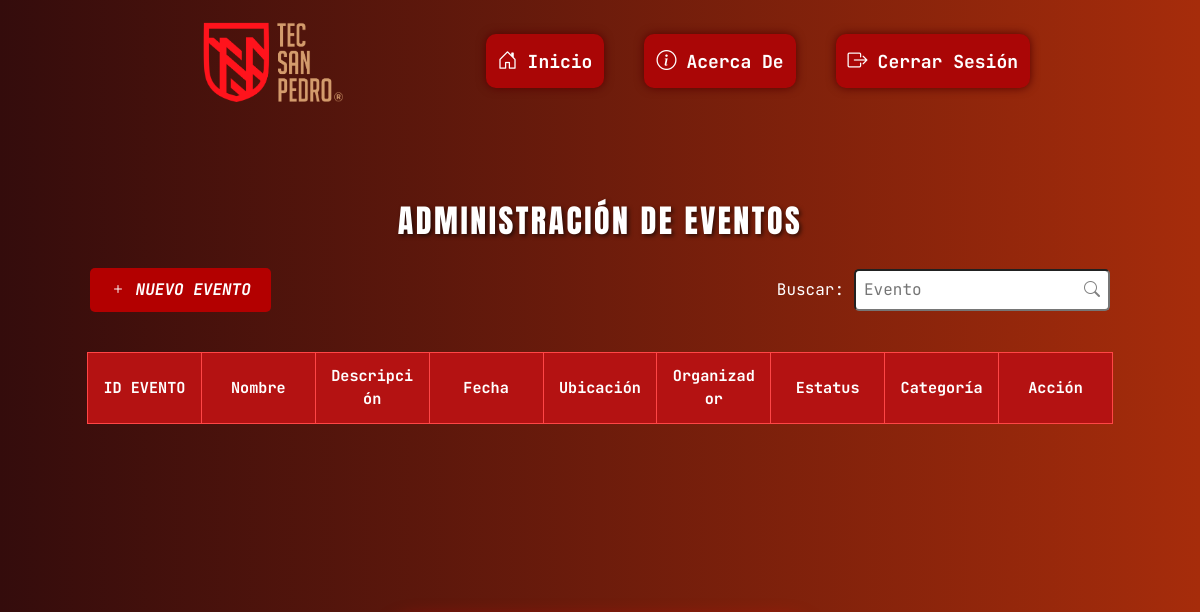
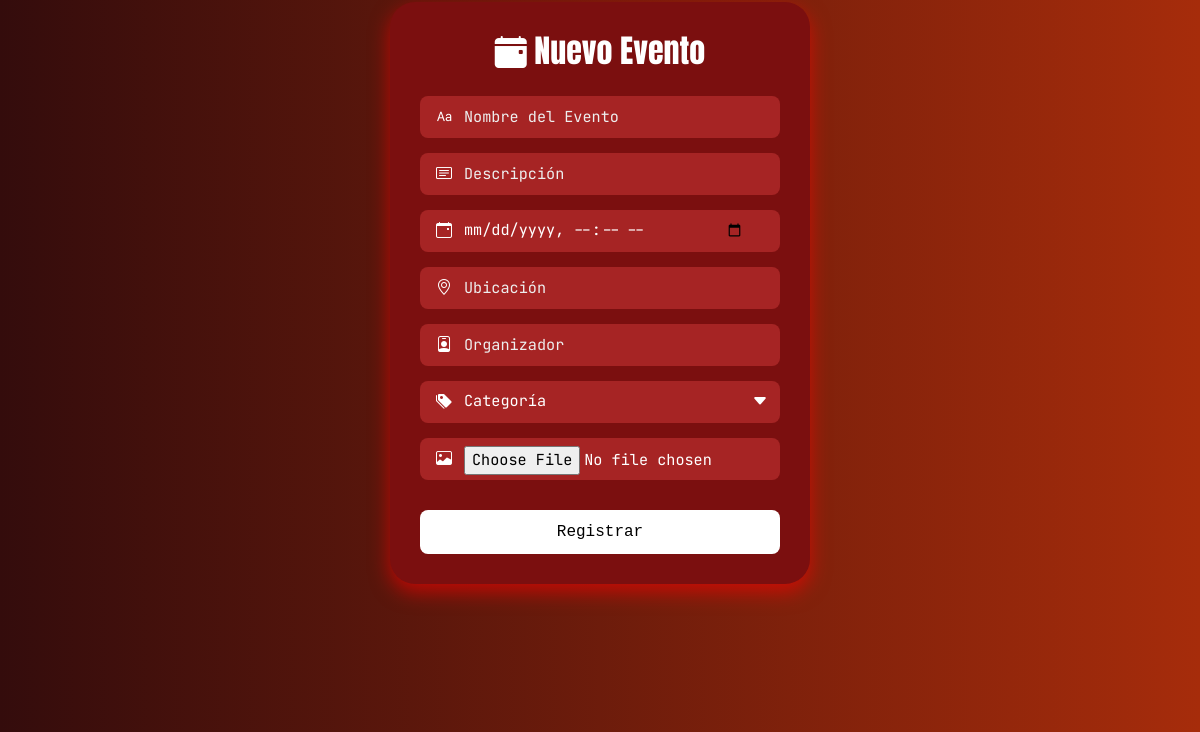
The app's page /paginas/admin/index.php (signed in, upper part), older data (2 pictures, top to bottom).
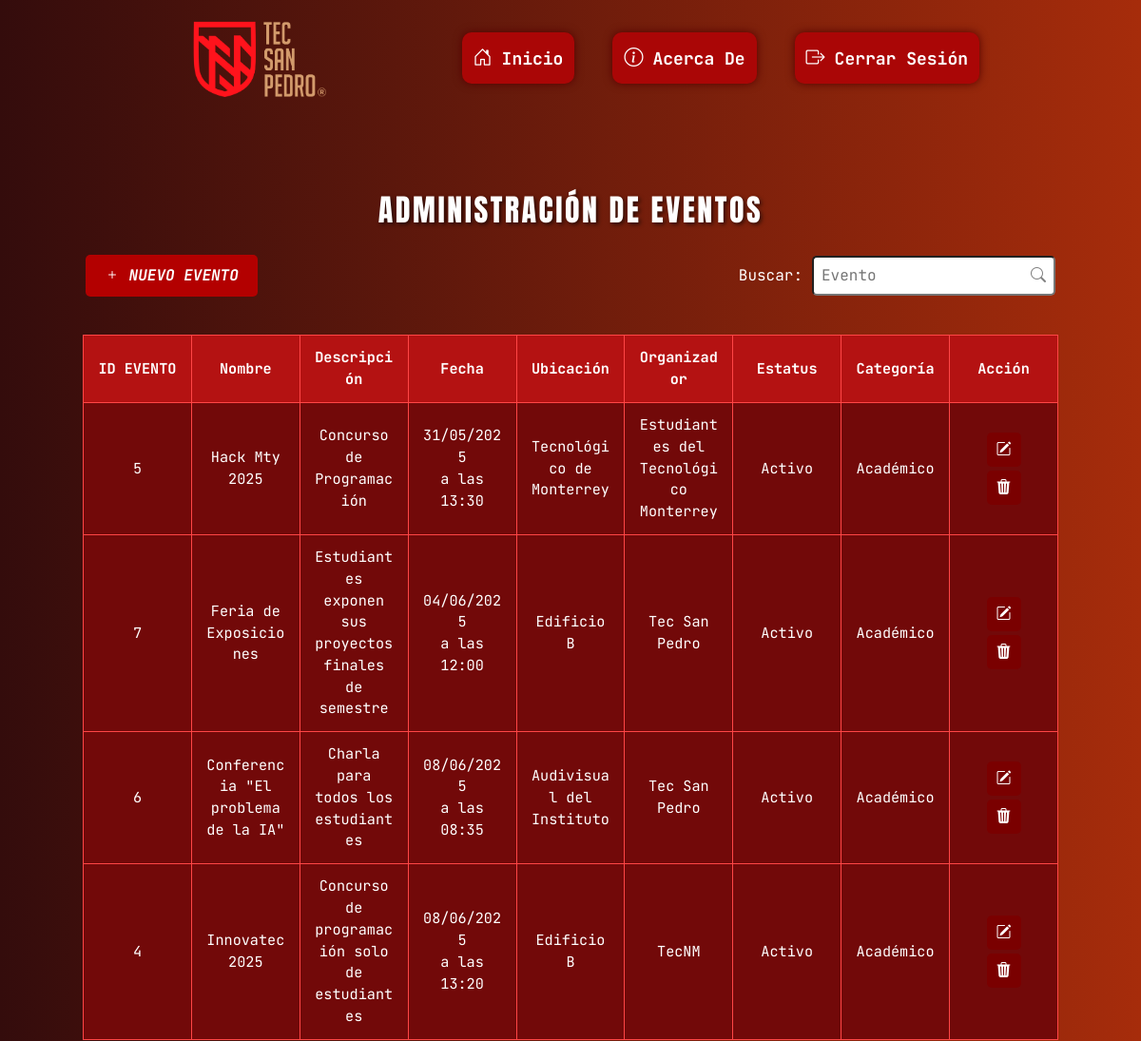
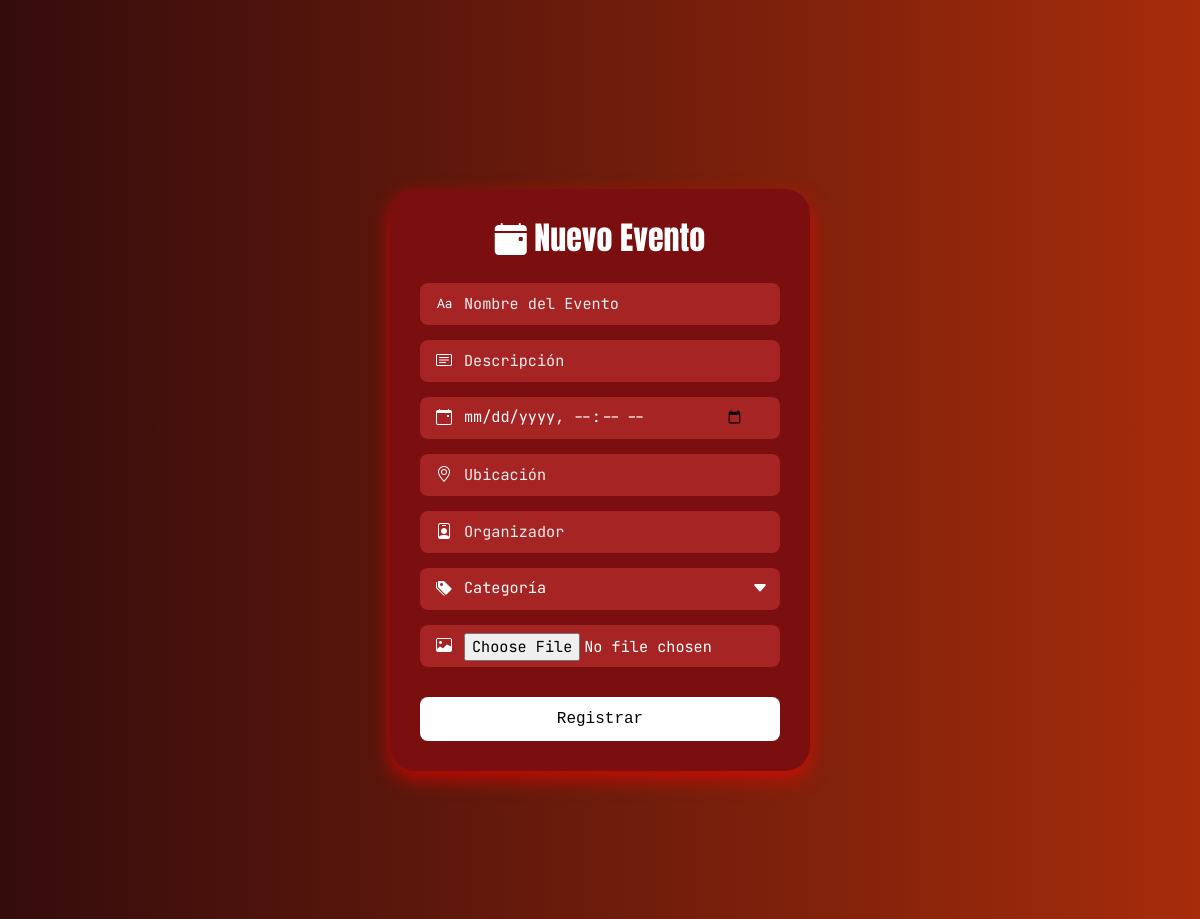
The same page, newer data (2 pictures, top to bottom).
### tables this page shows
CREATE TABLE `evento` (
  `id_evento` int(11) NOT NULL,
  `nombre` varchar(100) NOT NULL,
  `descripcion` text DEFAULT NULL,
  `fecha` datetime NOT NULL,
  `fecha_creacion` timestamp NOT NULL DEFAULT current_timestamp(),
  `ubicacion` varchar(255) NOT NULL,
  `organizador` varchar(150) NOT NULL,
  `imagen` varchar(255) DEFAULT NULL,
  `estatus` tinyint(4) NOT NULL DEFAULT 1,
  `id_categoria` int(11) DEFAULT NULL,
  `id_administrador` int(11) DEFAULT NULL
);

CREATE TABLE `categoria` (
  `id_categoria` int(11) NOT NULL,
  `nombre` varchar(100) NOT NULL,
  `descripcion` text DEFAULT NULL
);

### paginas/admin/index.php (the view, shortened to what this page needs)
<?php
include '../../paginas/conexion/conexion.php';
$sql = "SELECT
            e.id_evento,
            e.nombre,
            e.descripcion,
            e.fecha,
            e.ubicacion,
            e.organizador,
            e.estatus,
            c.nombre AS categoria
        FROM evento e
        INNER JOIN categoria c ON e.id_categoria = c.id_categoria
        ORDER BY e.fecha ASC";
$resultado = $conexion->query($sql);
?>
<!DOCTYPE html>
<html lang="es">
<head>
  <link rel="stylesheet" href="https://cdn.jsdelivr.net/npm/bootstrap-icons@1.10.5/font/bootstrap-icons.css">
  <link href="https://cdn.jsdelivr.net/npm/bootstrap@5.3.0/dist/css/bootstrap.min.css" rel="stylesheet">
  <link rel="stylesheet" href="../../recursos/css/style.css">
</head>
<body>
  <header>
    <img src="../../recursos/imgs/logo.png" alt="Logo Tec San Pedro">
    <nav class="nav-links">
      <a href="../inicio/index.php"><i class="bi bi-house-door"></i>Inicio</a>
      <a href="../acerca-de/index.html"><i class="bi bi-info-circle"></i>Acerca De</a>
      <a href="#" id="logout-link"><i class="bi bi-box-arrow-right"></i>Cerrar Sesión</a>
    </nav>
  </header>
  <div class="container-admin">
    <div class="titulo-admin">
      <h2>ADMINISTRACIÓN DE EVENTOS</h2>
    </div>
    <div class="barra-superior">
      <a href="#nuevo" class="btn-nuevo">
        <i class="bi bi-plus"></i> NUEVO EVENTO
      </a>
      <div class="buscador">
        <label for="buscar">Buscar:</label>
        <div class="input-con-icono">
          <input type="text" id="buscar" class="caja-buscar" placeholder="Evento">
        </div>
      </div>
    </div>
    <div class="contenedor-tabla">
      <table>
        <thead>
          <tr>
            <th>ID EVENTO</th>
            <th>Nombre</th>
            <th>Descripción</th>
            <th>Fecha</th>
            <th>Ubicación</th>
            <th>Organizador</th>
            <th>Estatus</th>
            <th>Categoría</th>
            <th>Acción</th>
          </tr>
        </thead>
        <tbody>
          <?php while ($fila = $resultado->fetch_assoc()): ?>
            <tr>
              <td><?php echo $fila['id_evento']; ?></td>
              <td><?php echo htmlspecialchars($fila['nombre']); ?></td>
              <td><?php echo htmlspecialchars($fila['descripcion']); ?></td>
              <td>
                <?php
                $fecha = date_create($fila['fecha']);
                echo date_format($fecha, 'd/m/Y') . "<br>a las " . date_format($fecha, 'H:i');
                ?>
              </td>
              <td><?php echo htmlspecialchars($fila['ubicacion']); ?></td>
              <td><?php echo htmlspecialchars($fila['organizador']); ?></td>
              <td>
                <?php echo ($fila['estatus'] == 1) ? 'Activo' : 'Inactivo'; ?>
              </td>
              <td><?php echo htmlspecialchars($fila['categoria']); ?></td>
              <td>
                <a href="#" class="btn-accion editar" data-bs-toggle="modal" data-bs-target="#editarEventoModal" data-id="<?= $fila['id_evento'] ?>">
                  <i class="bi bi-pencil-square"></i>
                </a>
                <a href="eliminar_evento.php?id=<?php echo $fila['id_evento']; ?>" class="btn-accion eliminar"><i class="bi bi-trash3-fill"></i></a>
              </td>
            </tr>
          <?php endwhile; ?>
        </tbody>
      </table>
    </div>
    <form action="guardar_evento.php" method="POST" enctype="multipart/form-data" class="form-nuevo-evento" id="nuevo">
      <h2 class="titulo-formulario"><i class="bi bi-calendar-event-fill"></i> Nuevo Evento</h2>
      <div class="campo-form">
        <input type="text" name="nombre" placeholder="Nombre del Evento" required>
      </div>
      <div class="campo-form">
        <input type="text" name="descripcion" placeholder="Descripción" required>
      </div>
      <div class="campo-form">
        <input type="datetime-local" name="fecha_hora" required>
      </div>
      <div class="campo-form">
        <input type="text" name="ubicacion" placeholder="Ubicación" required>
      </div>
      <div class="campo-form">
        <input type="text" name="organizador" placeholder="Organizador" required>
      </div>
      <div class="campo-form">
        <select name="categoria" required>
          <option disabled selected value="">Categoría</option>
        </select>
      </div>
      <div class="campo-form">
        <input type="file" name="imagen" class="campo-archivo">
      </div>
      <button type="submit" class="btn-registrar">Registrar</button>
    </form>
  </div>
</body>
</html>

Row changes from the older to the newer data that the page shows:
added evento: id_evento "5", nombre "Hack Mty 2025", descripcion "Concurso de Programación", fecha "31/05/2025", fecha "13:30", ubicacion "Tecnológico de Monterrey", organizador "Estudiantes del Tecnológico Monterrey", estatus "Activo", id_categoria.nombre "Académico"
added evento: id_evento "7", nombre "Feria de Exposiciones", descripcion "Estudiantes exponen sus proyectos finales de semestre", fecha "04/06/2025", fecha "12:00", ubicacion "Edificio B", organizador "Tec San Pedro", estatus "Activo", id_categoria.nombre "Académico"
added evento: id_evento "6", nombre "Conferencia \"El problema de la IA\"", descripcion "Charla para todos los estudiantes", fecha "08/06/2025", fecha "08:35", ubicacion "Audivisual del Instituto", organizador "Tec San Pedro", estatus "Activo", id_categoria.nombre "Académico"
added evento: id_evento "4", nombre "Innovatec 2025", descripcion "Concurso de programación solo de estudiantes", fecha "08/06/2025", fecha "13:20", ubicacion "Edificio B", organizador "TecNM", estatus "Activo", id_categoria.nombre "Académico"
